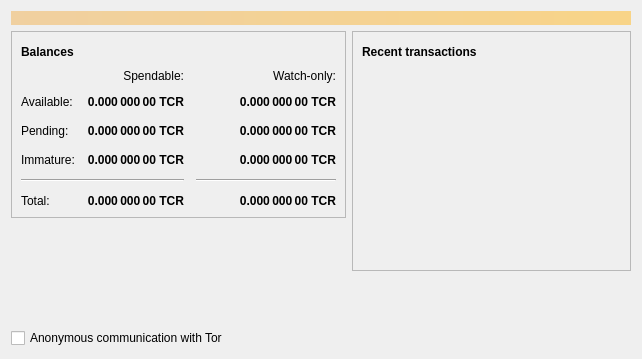
<?xml version="1.0" encoding="UTF-8"?>
<ui version="4.0">
 <class>OverviewPage</class>
 <widget class="QWidget" name="OverviewPage">
  <property name="geometry">
   <rect>
    <x>0</x>
    <y>0</y>
    <width>642</width>
    <height>359</height>
   </rect>
  </property>
  <property name="windowTitle">
   <string>Form</string>
  </property>
  <layout class="QVBoxLayout" name="topLayout">
   <item>
    <widget class="QLabel" name="labelAlerts">
     <property name="visible">
      <bool>false</bool>
     </property>
     <property name="styleSheet">
      <string notr="true">QLabel { background-color: qlineargradient(x1: 0, y1: 0, x2: 1, y2: 0, stop:0 #F0D0A0, stop:1 #F8D488); color:#000000; }</string>
     </property>
     <property name="wordWrap">
      <bool>true</bool>
     </property>
     <property name="margin">
      <number>3</number>
     </property>
     <property name="textInteractionFlags">
      <set>Qt::TextSelectableByMouse</set>
     </property>
    </widget>
   </item>
   <item>
    <layout class="QHBoxLayout" name="horizontalLayout" stretch="1,1">
     <item>
      <layout class="QVBoxLayout" name="verticalLayout_2">
       <item>
        <widget class="QFrame" name="frame">
         <property name="frameShape">
          <enum>QFrame::StyledPanel</enum>
         </property>
         <property name="frameShadow">
          <enum>QFrame::Raised</enum>
         </property>
         <layout class="QVBoxLayout" name="verticalLayout_4">
          <item>
           <layout class="QHBoxLayout" name="horizontalLayout_4">
            <item>
             <widget class="QLabel" name="label_5">
              <property name="font">
               <font>
                <weight>75</weight>
                <bold>true</bold>
               </font>
              </property>
              <property name="text">
               <string>Balances</string>
              </property>
             </widget>
            </item>
            <item>
             <widget class="QPushButton" name="labelWalletStatus">
              <property name="enabled">
               <bool>true</bool>
              </property>
              <property name="maximumSize">
               <size>
                <width>30</width>
                <height>16777215</height>
               </size>
              </property>
              <property name="toolTip">
               <string>The displayed information may be out of date. Your wallet automatically synchronizes with the TecraCoin network after a connection is established, but this process has not completed yet.</string>
              </property>
              <property name="text">
               <string/>
              </property>
              <property name="icon">
               <iconset resource="../bitcoin.qrc">
                <normaloff>:/icons/warning</normaloff>
                <disabledoff>:/icons/warning</disabledoff>:/icons/warning</iconset>
              </property>
              <property name="iconSize">
               <size>
                <width>24</width>
                <height>24</height>
               </size>
              </property>
              <property name="flat">
               <bool>true</bool>
              </property>
             </widget>
            </item>
            <item>
             <spacer name="horizontalSpacer_3">
              <property name="orientation">
               <enum>Qt::Horizontal</enum>
              </property>
              <property name="sizeHint" stdset="0">
               <size>
                <width>40</width>
                <height>20</height>
               </size>
              </property>
             </spacer>
            </item>
           </layout>
          </item>
          <item>
           <layout class="QGridLayout" name="gridLayout" rowstretch="0,0,0,0,0,0,0">
            <property name="spacing">
             <number>12</number>
            </property>
            <item row="3" column="2">
             <widget class="QLabel" name="labelWatchImmature">
              <property name="font">
               <font>
                <weight>75</weight>
                <bold>true</bold>
               </font>
              </property>
              <property name="cursor">
               <cursorShape>IBeamCursor</cursorShape>
              </property>
              <property name="toolTip">
               <string>Mined balance in watch-only addresses that has not yet matured</string>
              </property>
              <property name="text">
               <string notr="true">0.000 000 00 TCR</string>
              </property>
              <property name="alignment">
               <set>Qt::AlignRight|Qt::AlignTrailing|Qt::AlignVCenter</set>
              </property>
              <property name="textInteractionFlags">
               <set>Qt::LinksAccessibleByMouse|Qt::TextSelectableByKeyboard|Qt::TextSelectableByMouse</set>
              </property>
             </widget>
            </item>
            <item row="6" column="2">
             <widget class="QLabel" name="labelWatchTotal">
              <property name="font">
               <font>
                <weight>75</weight>
                <bold>true</bold>
               </font>
              </property>
              <property name="cursor">
               <cursorShape>IBeamCursor</cursorShape>
              </property>
              <property name="toolTip">
               <string>Current total balance in watch-only addresses</string>
              </property>
              <property name="text">
               <string notr="true">0.000 000 00 TCR</string>
              </property>
              <property name="alignment">
               <set>Qt::AlignRight|Qt::AlignTrailing|Qt::AlignVCenter</set>
              </property>
              <property name="textInteractionFlags">
               <set>Qt::LinksAccessibleByMouse|Qt::TextSelectableByKeyboard|Qt::TextSelectableByMouse</set>
              </property>
             </widget>
            </item>
            <item row="1" column="1">
             <widget class="QLabel" name="labelBalance">
              <property name="font">
               <font>
                <weight>75</weight>
                <bold>true</bold>
               </font>
              </property>
              <property name="cursor">
               <cursorShape>IBeamCursor</cursorShape>
              </property>
              <property name="toolTip">
               <string>Your current spendable balance</string>
              </property>
              <property name="text">
               <string notr="true">0.000 000 00 TCR</string>
              </property>
              <property name="alignment">
               <set>Qt::AlignRight|Qt::AlignTrailing|Qt::AlignVCenter</set>
              </property>
              <property name="textInteractionFlags">
               <set>Qt::LinksAccessibleByMouse|Qt::TextSelectableByKeyboard|Qt::TextSelectableByMouse</set>
              </property>
             </widget>
            </item>
            <item row="2" column="2">
             <widget class="QLabel" name="labelWatchPending">
              <property name="font">
               <font>
                <weight>75</weight>
                <bold>true</bold>
               </font>
              </property>
              <property name="cursor">
               <cursorShape>IBeamCursor</cursorShape>
              </property>
              <property name="toolTip">
               <string>Unconfirmed transactions to watch-only addresses</string>
              </property>
              <property name="text">
               <string notr="true">0.000 000 00 TCR</string>
              </property>
              <property name="alignment">
               <set>Qt::AlignRight|Qt::AlignTrailing|Qt::AlignVCenter</set>
              </property>
              <property name="textInteractionFlags">
               <set>Qt::LinksAccessibleByMouse|Qt::TextSelectableByKeyboard|Qt::TextSelectableByMouse</set>
              </property>
             </widget>
            </item>
            <item row="6" column="0">
             <widget class="QLabel" name="labelTotalText">
              <property name="text">
               <string>Total:</string>
              </property>
             </widget>
            </item>
            <item row="6" column="1">
             <widget class="QLabel" name="labelTotal">
              <property name="font">
               <font>
                <weight>75</weight>
                <bold>true</bold>
               </font>
              </property>
              <property name="cursor">
               <cursorShape>IBeamCursor</cursorShape>
              </property>
              <property name="toolTip">
               <string>Your current total balance</string>
              </property>
              <property name="text">
               <string notr="true">0.000 000 00 TCR</string>
              </property>
              <property name="alignment">
               <set>Qt::AlignRight|Qt::AlignTrailing|Qt::AlignVCenter</set>
              </property>
              <property name="textInteractionFlags">
               <set>Qt::LinksAccessibleByMouse|Qt::TextSelectableByKeyboard|Qt::TextSelectableByMouse</set>
              </property>
             </widget>
            </item>
            <item row="1" column="0">
             <widget class="QLabel" name="labelBalanceText">
              <property name="text">
               <string>Available:</string>
              </property>
             </widget>
            </item>
            <item row="3" column="1">
             <widget class="QLabel" name="labelImmature">
              <property name="font">
               <font>
                <weight>75</weight>
                <bold>true</bold>
               </font>
              </property>
              <property name="cursor">
               <cursorShape>IBeamCursor</cursorShape>
              </property>
              <property name="toolTip">
               <string>Mined balance that has not yet matured</string>
              </property>
              <property name="text">
               <string notr="true">0.000 000 00 TCR</string>
              </property>
              <property name="alignment">
               <set>Qt::AlignRight|Qt::AlignTrailing|Qt::AlignVCenter</set>
              </property>
              <property name="textInteractionFlags">
               <set>Qt::LinksAccessibleByMouse|Qt::TextSelectableByKeyboard|Qt::TextSelectableByMouse</set>
              </property>
             </widget>
            </item>
            <item row="2" column="1">
             <widget class="QLabel" name="labelUnconfirmed">
              <property name="font">
               <font>
                <weight>75</weight>
                <bold>true</bold>
               </font>
              </property>
              <property name="cursor">
               <cursorShape>IBeamCursor</cursorShape>
              </property>
              <property name="toolTip">
               <string>Total of transactions that have yet to be confirmed, and do not yet count toward the spendable balance</string>
              </property>
              <property name="text">
               <string notr="true">0.000 000 00 TCR</string>
              </property>
              <property name="alignment">
               <set>Qt::AlignRight|Qt::AlignTrailing|Qt::AlignVCenter</set>
              </property>
              <property name="textInteractionFlags">
               <set>Qt::LinksAccessibleByMouse|Qt::TextSelectableByKeyboard|Qt::TextSelectableByMouse</set>
              </property>
             </widget>
            </item>
            <item row="2" column="3">
             <spacer name="horizontalSpacer_2">
              <property name="orientation">
               <enum>Qt::Horizontal</enum>
              </property>
              <property name="sizeHint" stdset="0">
               <size>
                <width>40</width>
                <height>20</height>
               </size>
              </property>
             </spacer>
            </item>
            <item row="0" column="2">
             <widget class="QLabel" name="labelWatchonly">
              <property name="text">
               <string>Watch-only:</string>
              </property>
              <property name="alignment">
               <set>Qt::AlignRight|Qt::AlignTrailing|Qt::AlignVCenter</set>
              </property>
             </widget>
            </item>
            <item row="0" column="1">
             <widget class="QLabel" name="labelSpendable">
              <property name="text">
               <string>Spendable:</string>
              </property>
              <property name="alignment">
               <set>Qt::AlignRight|Qt::AlignTrailing|Qt::AlignVCenter</set>
              </property>
             </widget>
            </item>
            <item row="1" column="2">
             <widget class="QLabel" name="labelWatchAvailable">
              <property name="font">
               <font>
                <weight>75</weight>
                <bold>true</bold>
               </font>
              </property>
              <property name="cursor">
               <cursorShape>IBeamCursor</cursorShape>
              </property>
              <property name="toolTip">
               <string>Your current balance in watch-only addresses</string>
              </property>
              <property name="text">
               <string notr="true">0.000 000 00 TCR</string>
              </property>
              <property name="alignment">
               <set>Qt::AlignRight|Qt::AlignTrailing|Qt::AlignVCenter</set>
              </property>
              <property name="textInteractionFlags">
               <set>Qt::LinksAccessibleByMouse|Qt::TextSelectableByKeyboard|Qt::TextSelectableByMouse</set>
              </property>
             </widget>
            </item>
            <item row="3" column="0">
             <widget class="QLabel" name="labelImmatureText">
              <property name="text">
               <string>Immature:</string>
              </property>
             </widget>
            </item>
            <item row="5" column="0" colspan="2">
             <widget class="Line" name="line">
              <property name="orientation">
               <enum>Qt::Horizontal</enum>
              </property>
             </widget>
            </item>
            <item row="2" column="0">
             <widget class="QLabel" name="labelPendingText">
              <property name="text">
               <string>Pending:</string>
              </property>
             </widget>
            </item>
            <item row="5" column="2">
             <widget class="Line" name="lineWatchBalance">
              <property name="sizePolicy">
               <sizepolicy hsizetype="Preferred" vsizetype="Fixed">
                <horstretch>0</horstretch>
                <verstretch>0</verstretch>
               </sizepolicy>
              </property>
              <property name="minimumSize">
               <size>
                <width>140</width>
                <height>0</height>
               </size>
              </property>
              <property name="orientation">
               <enum>Qt::Horizontal</enum>
              </property>
             </widget>
            </item>
           </layout>
          </item>
         </layout>
        </widget>
       </item>
       <item>
        <spacer name="verticalSpacer">
         <property name="orientation">
          <enum>Qt::Vertical</enum>
         </property>
         <property name="sizeHint" stdset="0">
          <size>
           <width>20</width>
           <height>40</height>
          </size>
         </property>
        </spacer>
       </item>
       <item>
        <widget class="QCheckBox" name="checkboxEnabledTor">
         <property name="enabled">
          <bool>true</bool>
         </property>
         <property name="text">
          <string>Anonymous communication with Tor</string>
         </property>
         <property name="checked">
          <bool>false</bool>
         </property>
        </widget>
       </item>
      </layout>
     </item>
     <item>
      <layout class="QVBoxLayout" name="verticalLayout_3">
       <item>
        <widget class="QFrame" name="frame_2">
         <property name="frameShape">
          <enum>QFrame::StyledPanel</enum>
         </property>
         <property name="frameShadow">
          <enum>QFrame::Raised</enum>
         </property>
         <layout class="QVBoxLayout" name="verticalLayout">
          <item>
           <layout class="QHBoxLayout" name="horizontalLayout_2">
            <item>
             <widget class="QLabel" name="label_4">
              <property name="font">
               <font>
                <weight>75</weight>
                <bold>true</bold>
               </font>
              </property>
              <property name="text">
               <string>Recent transactions</string>
              </property>
             </widget>
            </item>
            <item>
             <widget class="QPushButton" name="labelTransactionsStatus">
              <property name="enabled">
               <bool>true</bool>
              </property>
              <property name="maximumSize">
               <size>
                <width>30</width>
                <height>16777215</height>
               </size>
              </property>
              <property name="toolTip">
               <string>The displayed information may be out of date. Your wallet automatically synchronizes with the TecraCoin network after a connection is established, but this process has not completed yet.</string>
              </property>
              <property name="text">
               <string/>
              </property>
              <property name="icon">
               <iconset resource="../bitcoin.qrc">
                <normaloff>:/icons/warning</normaloff>
                <disabledoff>:/icons/warning</disabledoff>:/icons/warning</iconset>
              </property>
              <property name="iconSize">
               <size>
                <width>24</width>
                <height>24</height>
               </size>
              </property>
              <property name="flat">
               <bool>true</bool>
              </property>
             </widget>
            </item>
            <item>
             <spacer name="horizontalSpacer">
              <property name="orientation">
               <enum>Qt::Horizontal</enum>
              </property>
              <property name="sizeHint" stdset="0">
               <size>
                <width>40</width>
                <height>20</height>
               </size>
              </property>
             </spacer>
            </item>
           </layout>
          </item>
          <item>
           <widget class="QListView" name="listTransactions">
            <property name="styleSheet">
             <string notr="true">QListView { background: transparent; }</string>
            </property>
            <property name="frameShape">
             <enum>QFrame::NoFrame</enum>
            </property>
            <property name="verticalScrollBarPolicy">
             <enum>Qt::ScrollBarAlwaysOff</enum>
            </property>
            <property name="horizontalScrollBarPolicy">
             <enum>Qt::ScrollBarAlwaysOff</enum>
            </property>
            <property name="selectionMode">
             <enum>QAbstractItemView::NoSelection</enum>
            </property>
           </widget>
          </item>
         </layout>
        </widget>
       </item>
       <item>
        <spacer name="verticalSpacer_2">
         <property name="orientation">
          <enum>Qt::Vertical</enum>
         </property>
         <property name="sizeHint" stdset="0">
          <size>
           <width>20</width>
           <height>40</height>
          </size>
         </property>
        </spacer>
       </item>
      </layout>
     </item>
    </layout>
   </item>
  </layout>
 </widget>
 <resources>
  <include location="../bitcoin.qrc"/>
 </resources>
 <connections/>
</ui>
